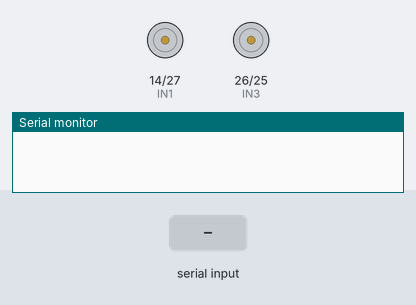
The sketch below on a simulated ESP32. Parts: motor-driver pin pairs drawn as motors (green arrow = first pin HIGH = forward, orange = second pin HIGH = backward, longer = more drive, scaled by the enable pin), the last lines printed to the serial monitor. The test bench sets the inputs (shaded band).

Above: at 1.2 s.
1.3 s: "F" received over Serial
At 1.8 s:
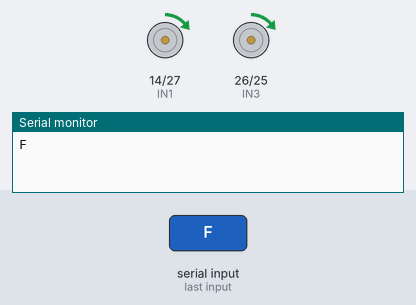
2.8 s: "B" received over Serial
At 4.0 s:
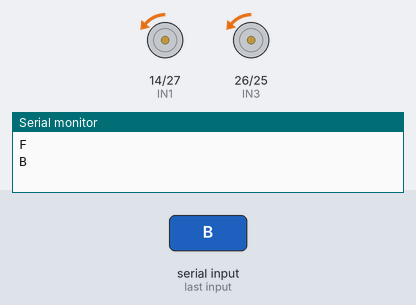
4.3 s: "L" received over Serial
At 5.3 s:
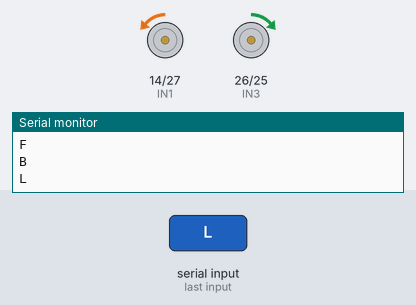
5.8 s: "R" received over Serial
At 6.5 s:
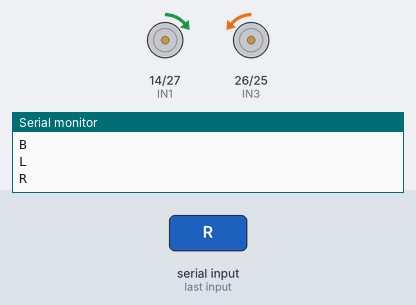
Timing chart, 0 to 8.3 s (numbered marks = the images above; inputs shaded):
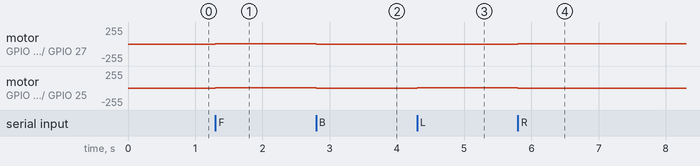

Measured:
- after the input at 1.3 s, motor on GPIO 14 (IN1) / GPIO 27 (IN2), motor on GPIO 26 (IN3) / GPIO 25 (IN4): stopped → forward 1/255 at once
- after the input at 2.8 s, motor on GPIO 14 (IN1) / GPIO 27 (IN2), motor on GPIO 26 (IN3) / GPIO 25 (IN4): forward 1/255 → backward 1/255 at once
- after the input at 4.3 s, motor on GPIO 26 (IN3) / GPIO 25 (IN4): backward 1/255 → forward 1/255 at once
- after the input at 5.8 s, motor on GPIO 14 (IN1) / GPIO 27 (IN2): backward 1/255 → forward 1/255 at once; motor on GPIO 26 (IN3) / GPIO 25 (IN4): forward 1/255 → backward 1/255 at once

The sketch:

car-1.ino
```cpp
// 4WD ESP32 Manual Control Robot Car
// Motor driver: L298N
// Compatible with ESP32 Arduino Core v3.x+

#define IN1 14
#define IN2 27
#define IN3 26
#define IN4 25
#define ENA 32
#define ENB 33

#define LEDC_FREQ  1000
#define LEDC_RES   8       // 8-bit: 0–255

char command;
int motorSpeed = 1;

void setup() {
  Serial.begin(115200);

  pinMode(IN1, OUTPUT);
  pinMode(IN2, OUTPUT);
  pinMode(IN3, OUTPUT);
  pinMode(IN4, OUTPUT);

  // New API: ledcAttach(pin, frequency, resolution)
  ledcAttach(ENA, LEDC_FREQ, LEDC_RES);
  ledcAttach(ENB, LEDC_FREQ, LEDC_RES);

  stopCar();
}

// ----- SPEED HELPER -----

void setSpeed(int spd) {
  ledcWrite(ENA, spd);   // Write directly to pin, not channel
  ledcWrite(ENB, spd);
}

// ----- MOVEMENT FUNCTIONS -----

void forward() {
  digitalWrite(IN1, HIGH);
  digitalWrite(IN2, LOW);
  digitalWrite(IN3, HIGH);
  digitalWrite(IN4, LOW);
  setSpeed(motorSpeed);
}

void backward() {
  digitalWrite(IN1, LOW);
  digitalWrite(IN2, HIGH);
  digitalWrite(IN3, LOW);
  digitalWrite(IN4, HIGH);
  setSpeed(motorSpeed);
}

void leftTurn() {
  digitalWrite(IN1, LOW);
  digitalWrite(IN2, HIGH);
  digitalWrite(IN3, HIGH);
  digitalWrite(IN4, LOW);
  setSpeed(motorSpeed);
}

void rightTurn() {
  digitalWrite(IN1, HIGH);
  digitalWrite(IN2, LOW);
  digitalWrite(IN3, LOW);
  digitalWrite(IN4, HIGH);
  setSpeed(motorSpeed);
}

void stopCar() {
  digitalWrite(IN1, LOW);
  digitalWrite(IN2, LOW);
  digitalWrite(IN3, LOW);
  digitalWrite(IN4, LOW);
  setSpeed(0);
}

// ----- MAIN LOOP -----

void loop() {
  if (Serial.available()) {
    command = Serial.read();
    Serial.println(command);

    switch (command) {
      case 'F': forward();   break;
      case 'B': backward();  break;
      case 'L': leftTurn();  break;
      case 'R': rightTurn(); break;
      case 'S': stopCar();   break;

      case '1': motorSpeed = 1;  Serial.println("Speed: 10%"); break;
      case '2': motorSpeed = 56;  Serial.println("Speed: 20%"); break;
      case '3': motorSpeed = 85;  Serial.println("Speed: 30%"); break;
      case '4': motorSpeed = 113; Serial.println("Speed: 40%"); break;
      case '5': motorSpeed = 140; Serial.println("Speed: 50%"); break;
      case '6': motorSpeed = 160; Serial.println("Speed: 60%"); break;
      case '7': motorSpeed = 180; Serial.println("Speed: 70%"); break;
      case '8': motorSpeed = 200; Serial.println("Speed: 80%"); break;
      case '9': motorSpeed = 230; Serial.println("Speed: 90%"); break;
      case '+': motorSpeed = 255; Serial.println("Speed: 100%"); break;
    }
  }
}
```
